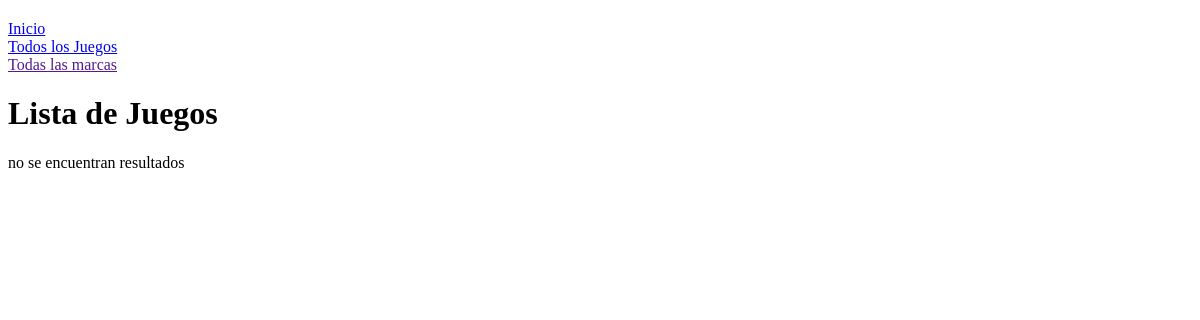
Before: /catalogo/juegos/ with the older database file.
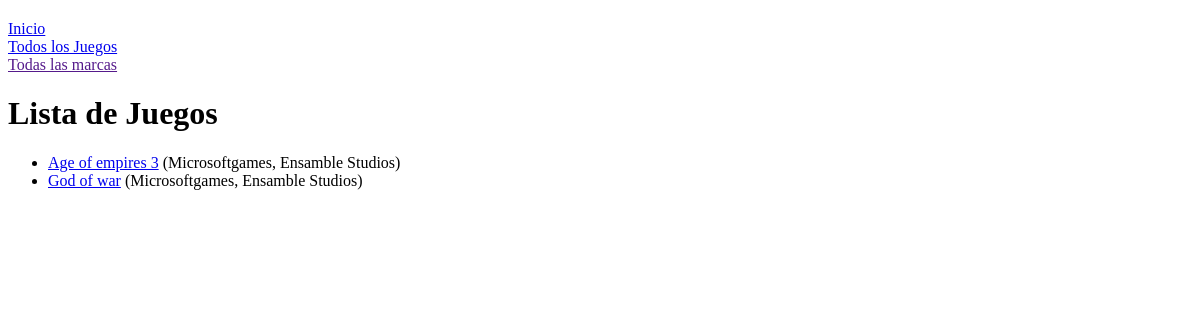
After: the same page with the newer database file.
### catalogo/models.py (models this page shows, shortened)
class Juego(models.Model):
    titulo = models.CharField(max_length = 200)
    marca = models.ForeignKey('Marca',on_delete = models.SET_NULL , null = True)
    sumario = models.TextField(max_length = 1000, help_text = 'Ingrese una descripcion del juego')
    genero = models.ManyToManyField(Genero, help_text='Seleccione un genero para este juego')

class Marca (models.Model):
    nombre_empresa = models.CharField(max_length = 200)
    desarrolladores = models.CharField(max_length = 200)
    año_de_salida = models.DateField(null = True, blank = True)
    def __str__(self):
        return '%s, %s' % (self.nombre_empresa, self.desarrolladores)

### catalogo/views.py (the view)
# urls.py: path('juegos/',views.JuegoListView.as_view(), name = "juegos"),
class JuegoListView(generic.ListView):
    model = Juego
    template_name = 'juegos_list.html'
    paginate_by = 5

### catalogo/templates/juegos_list.html
{% extends "base_generic.html" %}
    {% block content %}
    <h1> Lista de Juegos </h1>
    {% if juego_list %}
    <ul>
        {% for juego in juego_list %}
        <li>
            <a href="{juego.get_absolute_url }">{{ juego.titulo }}</a> ({{juego.marca}})
        </li>
        {% endfor %}
    </ul>
    {% else %}
    <p> no se encuentran resultados</p>
    {% endif %}
    {% endblock %}

### catalogo/templates/base_generic.html (shortened to what this page needs)
<!DOCTYPE html>
<html lang="en">
<head>
    {% load static %}
    <link rel="stylesheet" href="{% static 'css/styles.css' %}">
</head>
<body>
    <div class = "contenedor">
        <div class="fila">
            {% block sidebar %}
            <ul class = "sidebar-nav">
                <li><a href ="{% url 'Catalogo:index'%}"> Inicio </a></li>
                <li><a href = "{% url 'Catalogo:juegos'%}">Todos los Juegos</a></li>
                <li><a href = ""> Todas las marcas </a></li>
            </ul>
        {% endblock %}
        </div>
        <div class = "col-sm-10">
            {% block content %}{% endblock %}
        </div>
    </div>
</body>
</html>

### catalogo/static/css/styles.css (style rules this page uses)
.sidebar-nav { margin-top: 20px; padding:0; list-style: none; }

Changed rows visible on the page:
added Juego: titulo "Age of empires 3", marca "Microsoftgames, Ensamble Studios"
added Juego: titulo "God of war", marca "Microsoftgames, Ensamble Studios"
Other visible differences:
text no longer shown: "no se encuentran resultados"
